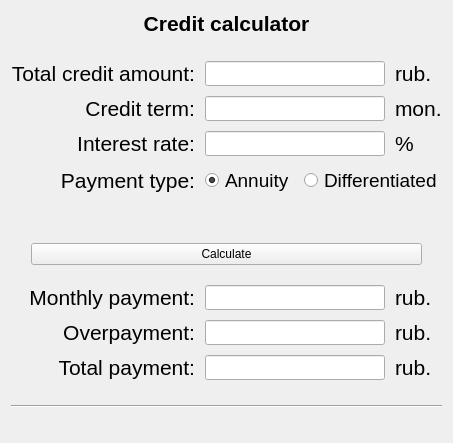
      <widget class="QWidget" name="Bank">
       <attribute name="title">
        <string>Bank</string>
       </attribute>
       <layout class="QGridLayout" name="gridLayout_5">
        <item row="0" column="0">
         <layout class="QGridLayout" name="gridLayout_6" rowstretch="2,2,2,2,2,5,2,2,2,0,28" columnstretch="0,0,1,1,0">
          <property name="spacing">
           <number>10</number>
          </property>
          <item row="2" column="0" colspan="2">
           <widget class="QLabel" name="label_8">
            <property name="font">
             <font>
              <pointsize>16</pointsize>
              <weight>50</weight>
              <italic>false</italic>
              <bold>false</bold>
              <underline>false</underline>
              <strikeout>false</strikeout>
              <kerning>true</kerning>
             </font>
            </property>
            <property name="text">
             <string>Credit term:</string>
            </property>
            <property name="alignment">
             <set>Qt::AlignRight|Qt::AlignTrailing|Qt::AlignVCenter</set>
            </property>
           </widget>
          </item>
          <item row="4" column="0" colspan="2">
           <widget class="QLabel" name="label_14">
            <property name="font">
             <font>
              <pointsize>16</pointsize>
              <weight>50</weight>
              <italic>false</italic>
              <bold>false</bold>
              <underline>false</underline>
              <strikeout>false</strikeout>
              <kerning>true</kerning>
             </font>
            </property>
            <property name="text">
             <string>Payment type:</string>
            </property>
            <property name="alignment">
             <set>Qt::AlignRight|Qt::AlignTrailing|Qt::AlignVCenter</set>
            </property>
           </widget>
          </item>
          <item row="7" column="2" colspan="2">
           <widget class="QLineEdit" name="lineEdit_overpayment_credit">
            <property name="sizePolicy">
             <sizepolicy hsizetype="Preferred" vsizetype="Preferred">
              <horstretch>0</horstretch>
              <verstretch>0</verstretch>
             </sizepolicy>
            </property>
            <property name="alignment">
             <set>Qt::AlignRight|Qt::AlignTrailing|Qt::AlignVCenter</set>
            </property>
            <property name="readOnly">
             <bool>true</bool>
            </property>
           </widget>
          </item>
          <item row="8" column="2" colspan="2">
           <widget class="QLineEdit" name="lineEdit_total_payment_credit">
            <property name="sizePolicy">
             <sizepolicy hsizetype="Preferred" vsizetype="Preferred">
              <horstretch>0</horstretch>
              <verstretch>0</verstretch>
             </sizepolicy>
            </property>
            <property name="alignment">
             <set>Qt::AlignRight|Qt::AlignTrailing|Qt::AlignVCenter</set>
            </property>
            <property name="readOnly">
             <bool>true</bool>
            </property>
           </widget>
          </item>
          <item row="7" column="4">
           <widget class="QLabel" name="label_15">
            <property name="font">
             <font>
              <pointsize>16</pointsize>
              <weight>50</weight>
              <italic>false</italic>
              <bold>false</bold>
              <underline>false</underline>
              <strikeout>false</strikeout>
              <kerning>true</kerning>
             </font>
            </property>
            <property name="text">
             <string>rub.</string>
            </property>
            <property name="alignment">
             <set>Qt::AlignLeading|Qt::AlignLeft|Qt::AlignVCenter</set>
            </property>
           </widget>
          </item>
          <item row="3" column="0" colspan="2">
           <widget class="QLabel" name="label_13">
            <property name="font">
             <font>
              <pointsize>16</pointsize>
              <weight>50</weight>
              <italic>false</italic>
              <bold>false</bold>
              <underline>false</underline>
              <strikeout>false</strikeout>
              <kerning>true</kerning>
             </font>
            </property>
            <property name="text">
             <string>Interest rate:</string>
            </property>
            <property name="alignment">
             <set>Qt::AlignRight|Qt::AlignTrailing|Qt::AlignVCenter</set>
            </property>
           </widget>
          </item>
          <item row="1" column="4">
           <widget class="QLabel" name="label_9">
            <property name="font">
             <font>
              <pointsize>16</pointsize>
              <weight>50</weight>
              <italic>false</italic>
              <bold>false</bold>
              <underline>false</underline>
              <strikeout>false</strikeout>
              <kerning>true</kerning>
             </font>
            </property>
            <property name="text">
             <string>rub.</string>
            </property>
            <property name="alignment">
             <set>Qt::AlignLeading|Qt::AlignLeft|Qt::AlignVCenter</set>
            </property>
           </widget>
          </item>
          <item row="3" column="2" colspan="2">
           <widget class="QLineEdit" name="lineEdit_interest_rate">
            <property name="sizePolicy">
             <sizepolicy hsizetype="Preferred" vsizetype="Preferred">
              <horstretch>0</horstretch>
              <verstretch>0</verstretch>
             </sizepolicy>
            </property>
            <property name="maxLength">
             <number>9</number>
            </property>
            <property name="alignment">
             <set>Qt::AlignRight|Qt::AlignTrailing|Qt::AlignVCenter</set>
            </property>
           </widget>
          </item>
          <item row="2" column="2" colspan="2">
           <widget class="QLineEdit" name="lineEdit_credit_term">
            <property name="sizePolicy">
             <sizepolicy hsizetype="Preferred" vsizetype="Preferred">
              <horstretch>0</horstretch>
              <verstretch>0</verstretch>
             </sizepolicy>
            </property>
            <property name="maxLength">
             <number>9</number>
            </property>
            <property name="alignment">
             <set>Qt::AlignRight|Qt::AlignTrailing|Qt::AlignVCenter</set>
            </property>
           </widget>
          </item>
          <item row="1" column="0" colspan="2">
           <widget class="QLabel" name="label_7">
            <property name="font">
             <font>
              <pointsize>16</pointsize>
              <weight>50</weight>
              <italic>false</italic>
              <bold>false</bold>
              <underline>false</underline>
              <strikeout>false</strikeout>
              <kerning>true</kerning>
             </font>
            </property>
            <property name="text">
             <string>Total credit amount:</string>
            </property>
            <property name="alignment">
             <set>Qt::AlignRight|Qt::AlignTrailing|Qt::AlignVCenter</set>
            </property>
           </widget>
          </item>
          <item row="8" column="0" colspan="2">
           <widget class="QLabel" name="label_19">
            <property name="font">
             <font>
              <pointsize>16</pointsize>
              <weight>50</weight>
              <italic>false</italic>
              <bold>false</bold>
              <underline>false</underline>
              <strikeout>false</strikeout>
              <kerning>true</kerning>
             </font>
            </property>
            <property name="text">
             <string>Total payment:</string>
            </property>
            <property name="alignment">
             <set>Qt::AlignRight|Qt::AlignTrailing|Qt::AlignVCenter</set>
            </property>
           </widget>
          </item>
          <item row="7" column="0" colspan="2">
           <widget class="QLabel" name="label_18">
            <property name="font">
             <font>
              <pointsize>16</pointsize>
              <weight>50</weight>
              <italic>false</italic>
              <bold>false</bold>
              <underline>false</underline>
              <strikeout>false</strikeout>
              <kerning>true</kerning>
             </font>
            </property>
            <property name="text">
             <string>Overpayment:</string>
            </property>
            <property name="alignment">
             <set>Qt::AlignRight|Qt::AlignTrailing|Qt::AlignVCenter</set>
            </property>
           </widget>
          </item>
          <item row="8" column="4">
           <widget class="QLabel" name="label_16">
            <property name="font">
             <font>
              <pointsize>16</pointsize>
              <weight>50</weight>
              <italic>false</italic>
              <bold>false</bold>
              <underline>false</underline>
              <strikeout>false</strikeout>
              <kerning>true</kerning>
             </font>
            </property>
            <property name="text">
             <string>rub.</string>
            </property>
            <property name="alignment">
             <set>Qt::AlignLeading|Qt::AlignLeft|Qt::AlignVCenter</set>
            </property>
           </widget>
          </item>
          <item row="6" column="0" colspan="2">
           <widget class="QLabel" name="label_17">
            <property name="font">
             <font>
              <pointsize>16</pointsize>
              <weight>50</weight>
              <italic>false</italic>
              <bold>false</bold>
              <underline>false</underline>
              <strikeout>false</strikeout>
              <kerning>true</kerning>
             </font>
            </property>
            <property name="text">
             <string>Monthly payment:</string>
            </property>
            <property name="alignment">
             <set>Qt::AlignRight|Qt::AlignTrailing|Qt::AlignVCenter</set>
            </property>
           </widget>
          </item>
          <item row="6" column="2" colspan="2">
           <widget class="QLineEdit" name="lineEdit_monthly_payment_credit">
            <property name="sizePolicy">
             <sizepolicy hsizetype="Preferred" vsizetype="Preferred">
              <horstretch>0</horstretch>
              <verstretch>0</verstretch>
             </sizepolicy>
            </property>
            <property name="alignment">
             <set>Qt::AlignRight|Qt::AlignTrailing|Qt::AlignVCenter</set>
            </property>
            <property name="readOnly">
             <bool>true</bool>
            </property>
           </widget>
          </item>
          <item row="6" column="4">
           <widget class="QLabel" name="label_12">
            <property name="font">
             <font>
              <pointsize>16</pointsize>
              <weight>50</weight>
              <italic>false</italic>
              <bold>false</bold>
              <underline>false</underline>
              <strikeout>false</strikeout>
              <kerning>true</kerning>
             </font>
            </property>
            <property name="text">
             <string>rub.</string>
            </property>
            <property name="alignment">
             <set>Qt::AlignLeading|Qt::AlignLeft|Qt::AlignVCenter</set>
            </property>
           </widget>
          </item>
          <item row="1" column="2" colspan="2">
           <widget class="QLineEdit" name="lineEdit_total_credit_amount">
            <property name="sizePolicy">
             <sizepolicy hsizetype="Preferred" vsizetype="Preferred">
              <horstretch>0</horstretch>
              <verstretch>0</verstretch>
             </sizepolicy>
            </property>
            <property name="maxLength">
             <number>15</number>
            </property>
            <property name="alignment">
             <set>Qt::AlignRight|Qt::AlignTrailing|Qt::AlignVCenter</set>
            </property>
           </widget>
          </item>
          <item row="5" column="0" colspan="5">
           <layout class="QVBoxLayout" name="verticalLayout_3">
            <property name="leftMargin">
             <number>20</number>
            </property>
            <property name="topMargin">
             <number>10</number>
            </property>
            <property name="rightMargin">
             <number>20</number>
            </property>
            <property name="bottomMargin">
             <number>10</number>
            </property>
            <item>
             <widget class="QLabel" name="label_error_credit">
              <property name="sizePolicy">
               <sizepolicy hsizetype="Preferred" vsizetype="Fixed">
                <horstretch>0</horstretch>
                <verstretch>0</verstretch>
               </sizepolicy>
              </property>
              <property name="font">
               <font>
                <pointsize>12</pointsize>
                <weight>50</weight>
                <italic>false</italic>
                <bold>false</bold>
                <underline>false</underline>
                <strikeout>false</strikeout>
                <kerning>true</kerning>
               </font>
              </property>
              <property name="text">
               <string/>
              </property>
              <property name="alignment">
               <set>Qt::AlignCenter</set>
              </property>
             </widget>
            </item>
            <item>
             <widget class="QPushButton" name="pushButton_calc_credit">
              <property name="sizePolicy">
               <sizepolicy hsizetype="Preferred" vsizetype="Preferred">
                <horstretch>0</horstretch>
                <verstretch>0</verstretch>
               </sizepolicy>
              </property>
              <property name="text">
               <string>Calculate</string>
              </property>
             </widget>
            </item>
           </layout>
          </item>
          <item row="9" column="0" colspan="5">
           <layout class="QVBoxLayout" name="verticalLayout_5">
            <property name="topMargin">
             <number>15</number>
            </property>
            <item>
             <widget class="Line" name="line">
              <property name="sizePolicy">
               <sizepolicy hsizetype="Preferred" vsizetype="Fixed">
                <horstretch>0</horstretch>
                <verstretch>0</verstretch>
               </sizepolicy>
              </property>
              <property name="orientation">
               <enum>Qt::Horizontal</enum>
              </property>
             </widget>
            </item>
           </layout>
          </item>
          <item row="4" column="2">
           <widget class="QRadioButton" name="radioButton_annuity">
            <property name="font">
             <font>
              <pointsize>14</pointsize>
              <weight>50</weight>
              <italic>false</italic>
              <bold>false</bold>
              <underline>false</underline>
              <strikeout>false</strikeout>
              <kerning>true</kerning>
             </font>
            </property>
            <property name="text">
             <string>Annuity</string>
            </property>
            <property name="checked">
             <bool>true</bool>
            </property>
           </widget>
          </item>
          <item row="3" column="4">
           <widget class="QLabel" name="label_11">
            <property name="font">
             <font>
              <pointsize>16</pointsize>
              <weight>50</weight>
              <italic>false</italic>
              <bold>false</bold>
              <underline>false</underline>
              <strikeout>false</strikeout>
              <kerning>true</kerning>
             </font>
            </property>
            <property name="text">
             <string>%</string>
            </property>
            <property name="alignment">
             <set>Qt::AlignLeading|Qt::AlignLeft|Qt::AlignVCenter</set>
            </property>
           </widget>
          </item>
          <item row="0" column="0" colspan="5">
           <layout class="QVBoxLayout" name="verticalLayout_4">
            <property name="spacing">
             <number>0</number>
            </property>
            <property name="bottomMargin">
             <number>15</number>
            </property>
            <item>
             <widget class="QLabel" name="label_6">
              <property name="sizePolicy">
               <sizepolicy hsizetype="Preferred" vsizetype="Fixed">
                <horstretch>0</horstretch>
                <verstretch>0</verstretch>
               </sizepolicy>
              </property>
              <property name="font">
               <font>
                <pointsize>16</pointsize>
                <weight>75</weight>
                <italic>false</italic>
                <bold>true</bold>
                <underline>false</underline>
                <strikeout>false</strikeout>
                <kerning>true</kerning>
               </font>
              </property>
              <property name="text">
               <string>Credit calculator</string>
              </property>
              <property name="alignment">
               <set>Qt::AlignCenter</set>
              </property>
             </widget>
            </item>
           </layout>
          </item>
          <item row="2" column="4">
           <widget class="QLabel" name="label_10">
            <property name="font">
             <font>
              <pointsize>16</pointsize>
              <weight>50</weight>
              <italic>false</italic>
              <bold>false</bold>
              <underline>false</underline>
              <strikeout>false</strikeout>
              <kerning>true</kerning>
             </font>
            </property>
            <property name="text">
             <string>mon.</string>
            </property>
            <property name="alignment">
             <set>Qt::AlignLeading|Qt::AlignLeft|Qt::AlignVCenter</set>
            </property>
           </widget>
          </item>
          <item row="10" column="0" colspan="5">
           <widget class="QLabel" name="label_5">
            <property name="text">
             <string/>
            </property>
           </widget>
          </item>
          <item row="4" column="3" colspan="2">
           <widget class="QRadioButton" name="radioButton_differentiated">
            <property name="font">
             <font>
              <pointsize>14</pointsize>
              <weight>50</weight>
              <italic>false</italic>
              <bold>false</bold>
              <underline>false</underline>
              <strikeout>false</strikeout>
              <kerning>true</kerning>
             </font>
            </property>
            <property name="text">
             <string>Differentiated</string>
            </property>
           </widget>
          </item>
         </layout>
        </item>
       </layout>
      </widget>
